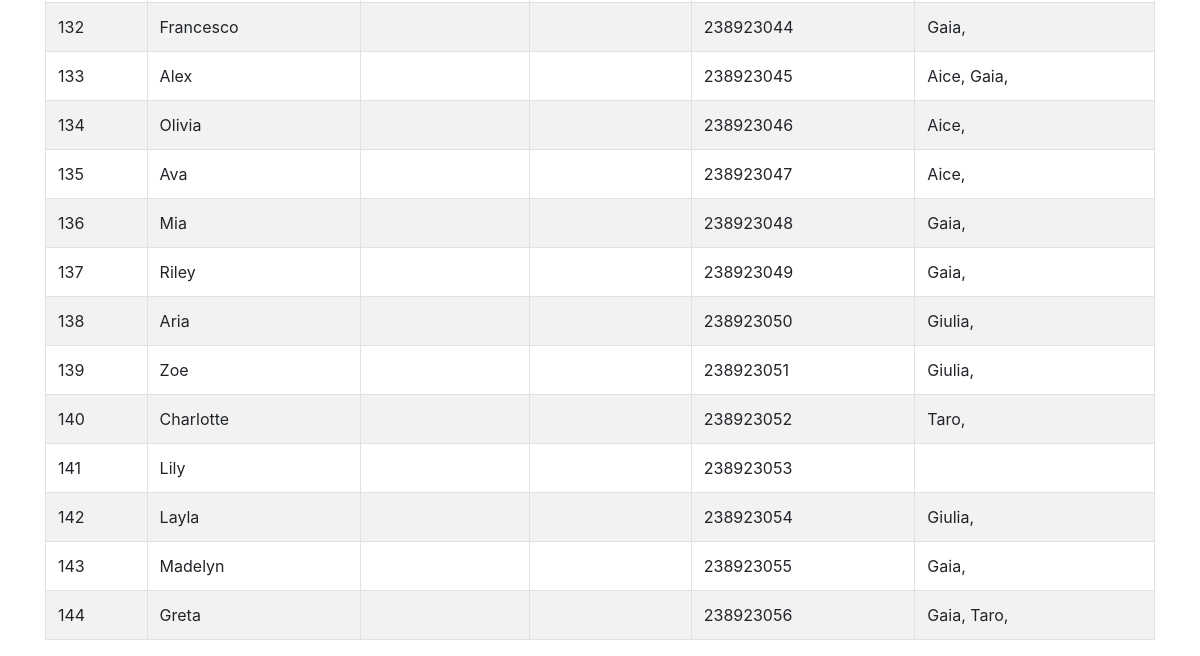
Before: /hsapp/farmer_list/ (signed in, lower part) with the older database file.
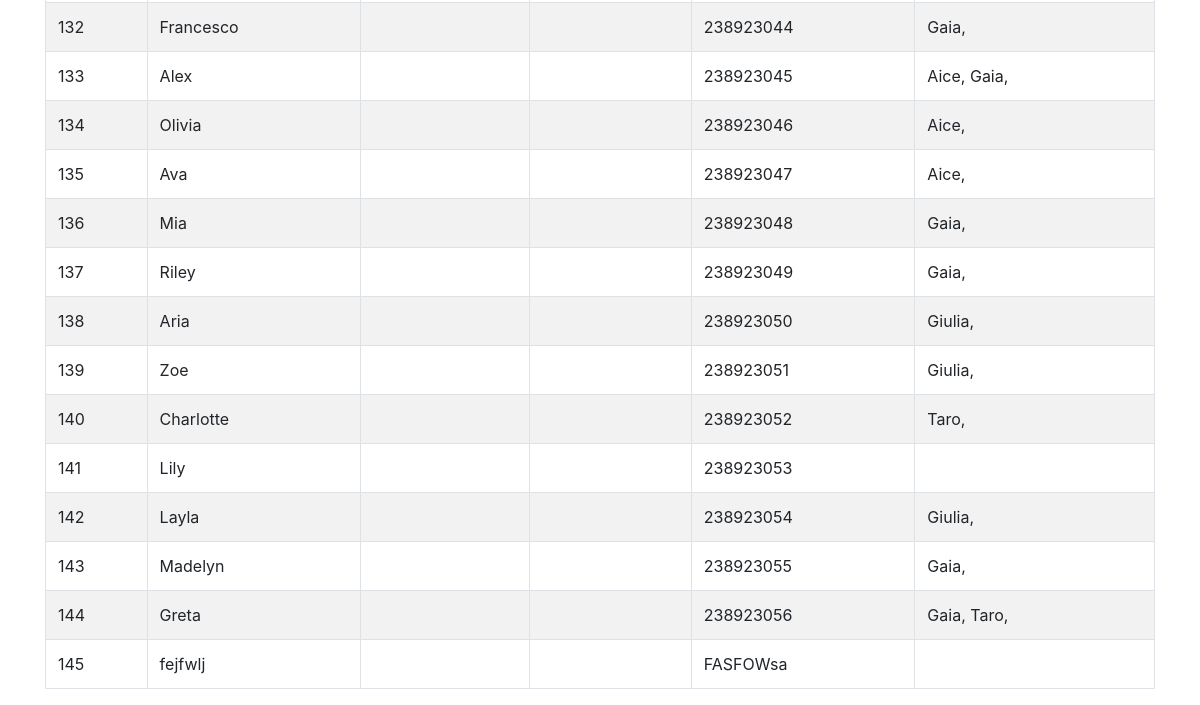
After: the same page with the newer database file.
### hsapp/models.py (models this page shows, shortened)
class Farmer(models.Model):
    phone = models.IntegerField()
    name = models.CharField(max_length=128)
    state_id_number = models.CharField(max_length=128)
    state_id_picture = models.FileField(blank=True)
    birth_date = models.CharField(max_length=128)
    dependents = models.CharField(max_length=255)
    land_size = models.IntegerField(default=0)
    leased_land = models.BooleanField(default=False)
    previous_hs_client = models.BooleanField(default=False)
    location = models.CharField(max_length=255)

class FieldOfficer(models.Model):
    name = models.CharField(max_length=255)
    farmers = models.ManyToManyField(Farmer, blank=True, default=[1])

### hsapp/views.py (the view)
# urls.py: path('farmer_list/', views.FarmerList.as_view(), name='farmer_list'),
class FarmerList(LoginRequiredMixin, ListView):
    model = Farmer
    context_object_name = 'farmers'
    template_name = 'hsapp/farmer_list.html'
    def get_queryset(self):
        login_user = self.request.user
        farmers = Farmer.objects.all()
        if login_user.groups.filter(name='FO').exists() and (not login_user.is_superuser):
            name = login_user.first_name
            fo = FieldOfficer.objects.get(name=name)
            farmers = fo.farmers.all()
        if "order_by" in self.request.GET:
            order_key = self.request.GET.get('order_by')
            farmers = farmers.order_by(order_key)
        return farmers

### hsapp/templates/hsapp/farmer_list.html (shortened to what this page needs)
{% extends 'hsapp/base.html' %}
{% load static %}
{% block content %}
<table class="table table-striped table-bordered">
    <tbody>
        {% for farmer in farmers %}
        <tr>
            <td>{{ farmer.id }}</td>
            <td>{{ farmer.name }}</td>
            <td>{{ farmer.product }}</td>
            <td>{{ farmer.season }}</td>
            <td>{{ farmer.location }}</td>
            <td>{% for officer in farmer.fieldofficer_set.all %}{{ officer.name }}, {% endfor %}</td>
        </tr>
        {% endfor %}
    </tbody>
</table>
{% endblock content %}

Changed rows visible on the page:
added Farmer: id "145", name "fejfwlj", location "FASFOWsa"
